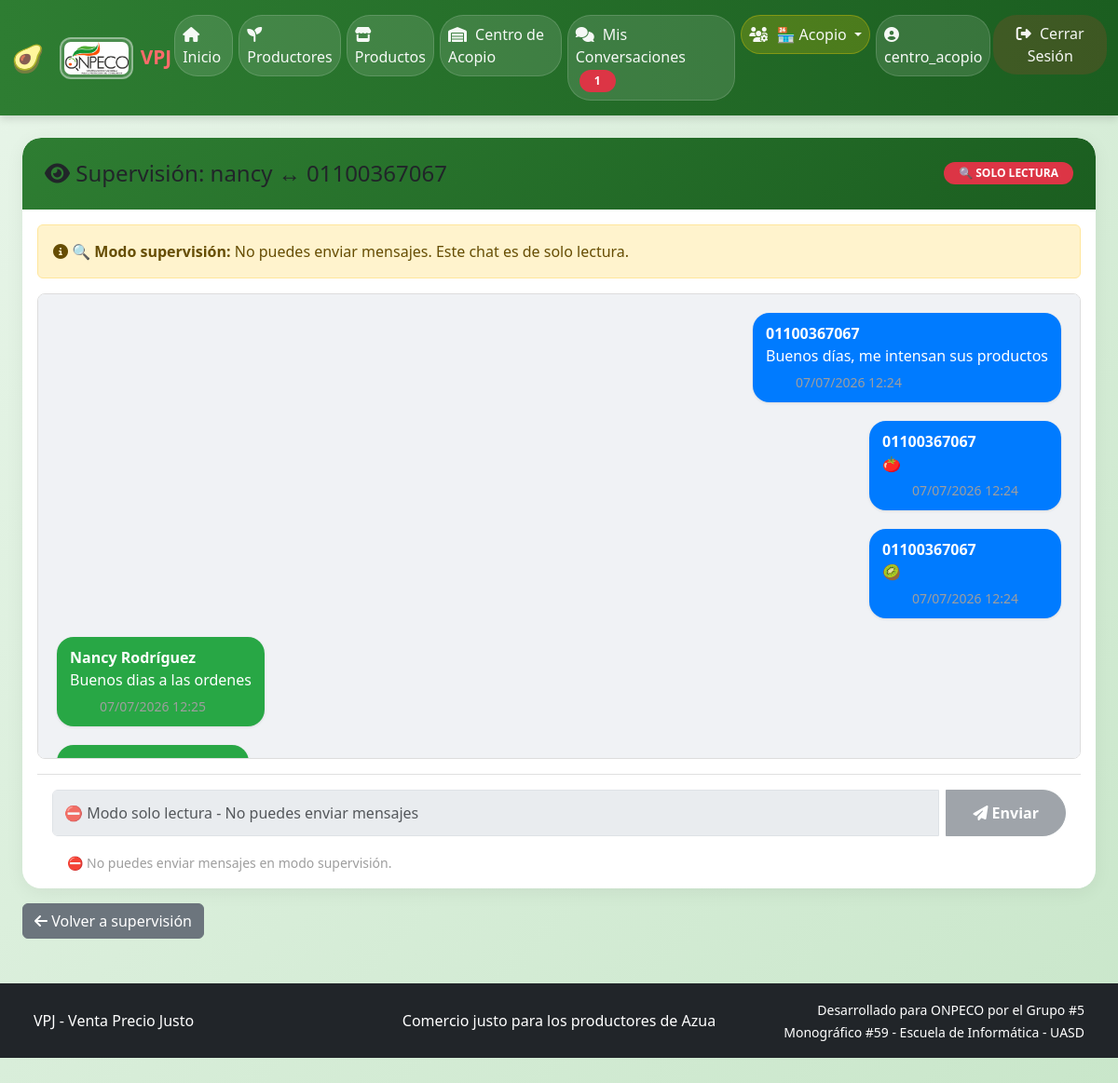
The page /chat/ver-supervision/22/ (signed in) on the database its author committed.
### apps/users/models.py (models this page shows, shortened)
class User(AbstractUser):
    ROLES = (
        ('productor', 'Productor'),
        ('consumidor', 'Consumidor'),
        ('suplidor', 'Suplidor'),
        ('regulador', 'Regulador'),
        ('acopio', 'Centro de Acopio'),
    )
    NIVELES_REPUTACION = (
        ('excelente', '🌟 Excelente - Productor ejemplar'),
        ('bueno', '👍 Bueno - Cumple con lo pactado'),
        ('regular', '⚠️ Regular - Presenta quejas ocasionales'),
        ('malo', '👎 Malo - Múltiples quejas justificadas'),
        ('critico', '🚨 Crítico - Riesgo para consumidores'),
    )
    role = models.CharField(
        max_length=20,
        choices=ROLES,
        default='consumidor',
        help_text="Rol del usuario en el sistema VPJ"
    )
    phone = models.CharField(
        max_length=15,
        blank=True,
        null=True,
        help_text="Número de teléfono del usuario"
    )
    address = models.TextField(
        blank=True,
        null=True,
        help_text="Dirección física del usuario o negocio"
    )
    business_name = models.CharField(
        max_length=100,
        blank=True,
        null=True,
        help_text="Nombre del negocio o finca (para productores/suplidores)"
    )
    is_approved = models.BooleanField(
        default=False,
        help_text="Indica si el productor/suplidor ha sido aprobado por ONPECO"
    )
    is_profile_public = models.BooleanField(
        default=True,
        help_text="Si es True, el perfil público es visible para todos. Si es False, solo el productor y ONPECO pueden verlo."
    )
    reputacion_actual = models.CharField(
        max_length=20,
        choices=NIVELES_REPUTACION,
        default='bueno',
        blank=True,
        null=True,
        help_text="Nivel de reputación asignado por ONPECO"
    )
    must_change_password = models.BooleanField(
        default=False,
        help_text="Indica si el usuario debe cambiar su contraseña al iniciar sesión (contraseña temporal)"
    )
    def get_full_name(self):
        if self.first_name and self.last_name:
            return f"{self.first_name} {self.last_name}"
        elif self.first_name:
            return self.first_name
        elif self.last_name:
            return self.last_name
        return self.username  # Si no tiene nombre, muestra la cédula
    def get_display_name(self):
        nombre = self.get_full_name()
        if nombre != self.username:
            return f"{nombre} ({self.username})"
        return self.username

### apps/chat/models.py (models this page shows, shortened)
class ChatRoom(models.Model):
    productor = models.ForeignKey(
        settings.AUTH_USER_MODEL,
        on_delete=models.CASCADE,
        related_name='chat_rooms_as_productor',
        help_text="Usuario productor (dueño del producto)"
    )
    consumidor = models.ForeignKey(
        settings.AUTH_USER_MODEL,
        on_delete=models.CASCADE,
        related_name='chat_rooms_as_consumidor',
        help_text="Usuario consumidor (comprador potencial)"
    )
    producto = models.ForeignKey(
        'marketplace.Product',
        on_delete=models.CASCADE,
        null=True,
        blank=True,
        help_text="Producto relacionado con el chat (opcional)"
    )
    created_at = models.DateTimeField(
        auto_now_add=True,
        help_text="Fecha y hora de creación de la sala"
    )
    updated_at = models.DateTimeField(
        auto_now=True,
        help_text="Fecha y hora de última actualización (nuevo mensaje)"
    )
    is_private_onpeco_acopio = models.BooleanField(
        default=False,
        help_text="Indica si es el chat privado entre ONPECO y Centro de Acopio"
    )
    class Meta:
        unique_together = ['productor', 'consumidor', 'producto']
        verbose_name = 'Sala de chat'
        verbose_name_plural = 'Salas de chat'

class ChatMessage(models.Model):
    room = models.ForeignKey(
        ChatRoom,
        on_delete=models.CASCADE,
        related_name='messages',
        help_text="Sala de chat a la que pertenece el mensaje"
    )
    sender = models.ForeignKey(
        settings.AUTH_USER_MODEL,
        on_delete=models.CASCADE,
        related_name='sent_messages',
        help_text="Usuario que envió el mensaje"
    )
    message = models.TextField(
        help_text="Contenido del mensaje (texto)"
    )
    is_read = models.BooleanField(
        default=False,
        help_text="Indica si el mensaje ha sido leído por el destinatario"
    )
    created_at = models.DateTimeField(
        auto_now_add=True,
        help_text="Fecha y hora de envío del mensaje"
    )
    @classmethod
    def get_unread_count_for_user(cls, user):
        return cls.objects.filter(
            room__productor=user,
            is_read=False
        ).exclude(sender=user).count() + cls.objects.filter(
            room__consumidor=user,
            is_read=False
        ).exclude(sender=user).count()

### apps/chat/views.py (the view)
# urls.py: path('ver-supervision/<int:room_id>/', views.ver_chat_supervision, name='ver_chat_supervision'),
@login_required
def ver_chat_supervision(request, room_id):
    is_onpeco = request.user.role == 'regulador' or request.user.is_superuser
    is_acopio = request.user.username == 'centro_acopio'
    if not (is_onpeco or is_acopio):
        messages.error(request, 'No tienes permiso para acceder a esta sección.')
        return redirect('inicio')
    chat_room = get_object_or_404(ChatRoom, id=room_id, is_private_onpeco_acopio=False)
    mensajes = chat_room.messages.all().order_by('created_at')
    context = {
        'chat_room': chat_room,
        'mensajes': mensajes,
        'otro_usuario': None,
        'is_supervision': True,
        'is_private': False,
    }
    return render(request, 'chat/ver_chat_supervision.html', context)

### templates/chat/ver_chat_supervision.html (shortened to what this page needs)
{% extends 'base/base.html' %}
{% block content %}
<div class="container">
    <div class="card">
        <div class="card-header bg-warning text-dark d-flex justify-content-between align-items-center">
            <h4 class="mb-0">
                <i class="fas fa-eye"></i> Supervisión: {{ chat_room.productor.username }} ↔ {{ chat_room.consumidor.username }}
            </h4>
            <span class="badge bg-danger text-white">🔍 SOLO LECTURA</span>
        </div>
        <div class="card-body">
            <div class="alert alert-warning">
                <i class="fas fa-info-circle"></i>
                <strong>🔍 Modo supervisión:</strong> No puedes enviar mensajes. Este chat es de solo lectura.
            </div>
            <div id="chat-messages" style="height: 400px; overflow-y: auto; border: 1px solid #ddd; border-radius: 8px; padding: 15px; background: #f8f9fa;">
                {% for mensaje in mensajes %}
                <div class="message-bubble {% if mensaje.sender == chat_room.productor %}message-bubble-left{% else %}message-bubble-right{% endif %}">
                    <div class="message-content">
                        <strong>{{ mensaje.sender.get_full_name|default:mensaje.sender.username }}</strong>
                        <p class="mb-1">{{ mensaje.message }}</p>
                        <small class="text-muted">{{ mensaje.created_at|date:"d/m/Y H:i" }}</small>
                    </div>
                </div>
                {% empty %}
                <div class="text-center text-muted py-5">
                    <i class="fas fa-comment-dots fa-3x mb-3"></i>
                    <p>No hay mensajes en esta conversación.</p>
                </div>
                {% endfor %}
            </div>
            <div class="mt-3">
                <div class="input-group">
                    <input type="text" class="form-control" placeholder="⛔ Modo solo lectura - No puedes enviar mensajes" disabled>
                    <button class="btn btn-secondary" disabled>
                        <i class="fas fa-paper-plane"></i> Enviar
                    </button>
                </div>
                <small class="text-muted">⛔ No puedes enviar mensajes en modo supervisión.</small>
            </div>
        </div>
    </div>
    <div class="mt-3">
        <a href="{% url 'chat:supervisar_chats' %}" class="btn btn-secondary">
            <i class="fas fa-arrow-left"></i> Volver a supervisión
        </a>
    </div>
</div>
{% endblock %}

### templates/base/base.html (shortened to what this page needs)
<!DOCTYPE html>
<html lang="es">
<head>
    {% load static %}
    <link href="https://cdn.jsdelivr.net/npm/bootstrap@5.3.0/dist/css/bootstrap.min.css" rel="stylesheet">
    <link rel="stylesheet" href="https://cdnjs.cloudflare.com/ajax/libs/font-awesome/6.4.0/css/all.min.css">
    <link rel="stylesheet" href="{% static 'css/style.css' %}">
</head>
<body>
    <nav class="navbar navbar-expand-lg navbar-dark bg-success">
        <div class="container">
            <a class="navbar-brand" href="{% url 'inicio' %}">
                <a href="https://onpeco.org/" target="_blank" title="Visitar sitio oficial de ONPECO" style="text-decoration: none; display: flex; align-items: center;">
                    <img src="/media/logo_onpeco.png" alt="ONPECO" height="45" class="d-inline-block align-top me-2" style="border-radius: 12px; border: 2px solid rgba(255,255,255,0.4); padding: 3px; background: rgba(255,255,255,0.15); object-fit: cover;">
                </a>
                <span style="font-size: 1.3rem; font-weight: 700; white-space: nowrap; color: #FF6B6B; cursor: pointer;"
                      data-bs-toggle="modal"
                      data-bs-target="#modalVPJ"
                      title="Haz clic para conocer más sobre VPJ">
                    VPJ
                </span>
            </a>
            <div class="collapse navbar-collapse" id="navbarNav">
                <ul class="navbar-nav ms-auto">
                    <li class="nav-item">
                        <a class="nav-link" href="{% url 'inicio' %}">
                            <i class="fas fa-home"></i> Inicio
                        </a>
                    </li>
                    <li class="nav-item">
                        <a class="nav-link" href="{% url 'users:lista_productores_publicos' %}">
                            <i class="fas fa-seedling"></i> Productores
                        </a>
                    </li>
                    {% if user.is_authenticated %}
                        <li class="nav-item">
                            <a class="nav-link" href="{% url 'marketplace:lista_productos' %}">
                                <i class="fas fa-store"></i> Productos
                            </a>
                        </li>
                        {% if user.role == 'acopio' or user.username == 'centro_acopio' %}
                        <li class="nav-item">
                            <a class="nav-link" href="{% url 'cart:pedidos_acopio' %}">
                                <i class="fas fa-warehouse"></i> Centro de Acopio
                            </a>
                        </li>
                        {% endif %}
                        <li class="nav-item">
                            <a class="nav-link" href="{% url 'chat:mis_chats' %}">
                                <i class="fas fa-comments"></i> Mis Conversaciones
                                {% if chat_unread_count > 0 %}
                                <span class="badge bg-danger ms-1">{{ chat_unread_count }}</span>
                                {% endif %}
                            </a>
                        </li>
                        {% if user.is_staff or user.is_superuser or user.role == 'regulador' or user.username == 'centro_acopio' %}
                        <li class="nav-item dropdown">
                            <a class="nav-link dropdown-toggle" href="#" role="button" data-bs-toggle="dropdown">
                                <i class="fas fa-users-cog"></i> {% if user.username == 'centro_acopio' %}🏪 Acopio{% else %}ONPECO{% endif %}
                            </a>
                        </li>
                        {% endif %}
                        <li class="nav-item">
                            <a class="nav-link" href="{% url 'users:perfil' %}">
                                <i class="fas fa-user-circle"></i>
                                {% if user.role == 'regulador' %}
                                    Regulador
                                {% else %}
                                    {{ user.get_display_name }}
                                {% endif %}
                            </a>
                        </li>
                        <li class="nav-item">
                            <form action="{% url 'logout' %}" method="post" style="display: inline;">
                                <button type="submit" class="btn btn-link nav-link" style="border: none; background: none; color: white; text-decoration: none; border-radius: 25px; padding: 8px 18px; margin: 0; cursor: pointer; width: auto;">
                                    <i class="fas fa-sign-out-alt"></i> Cerrar Sesión
                                </button>
                            </form>
                        </li>
                    {% endif %}
                </ul>
            </div>
        </div>
    </nav>
    <main class="container my-4">
        {% block content %}
        {% endblock %}
    </main>
    <footer class="bg-dark text-white text-center py-3 mt-5">
        <div class="container">
            <div class="row align-items-center">
                <div class="col-md-4 text-center text-md-start">
                    <span>VPJ - Venta Precio Justo</span>
                </div>
                <div class="col-md-4 text-center">
                    <p class="mb-0">Comercio justo para los productores de Azua</p>
                </div>
                <div class="col-md-4 text-center text-md-end">
                    <small>Desarrollado para ONPECO por el Grupo #5<br>Monográfico #59 - Escuela de Informática - UASD</small>
                </div>
            </div>
        </div>
    </footer>
</body>
</html>

### rows shown on the page
User: get_display_name "centro_acopio"
ChatRoom: productor.username "nancy", consumidor.username "01100367067"
ChatMessage: sender.get_full_name "01100367067", message "Buenos días, me intensan sus productos", created_at "07/07/2026 12:24"
ChatMessage: sender.get_full_name "01100367067", message "🍅", created_at "07/07/2026 12:24"
ChatMessage: sender.get_full_name "01100367067", message "🥝", created_at "07/07/2026 12:24"
ChatMessage: sender.get_full_name "Nancy Rodríguez", message "Buenos dias a las ordenes", created_at "07/07/2026 12:25"

### other values the page prints
{{ chat_unread_count }} "1"
